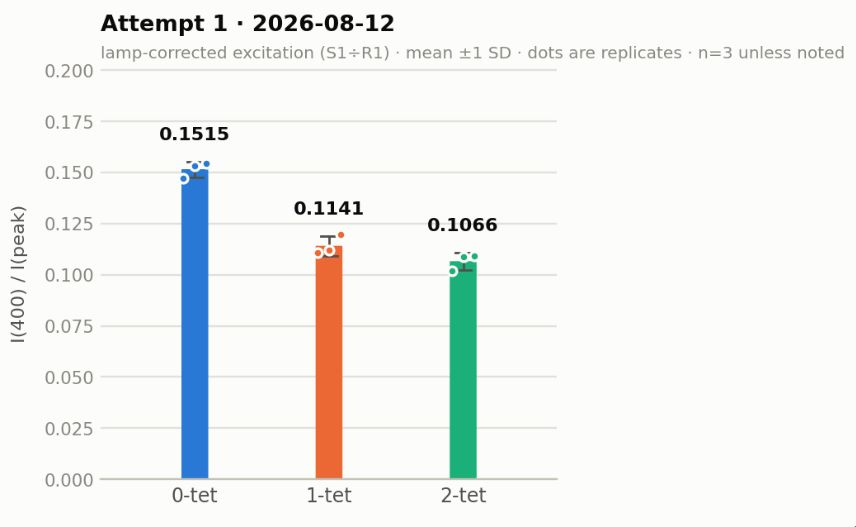
#> input picture presentations/lab-meeting-261029/charts/p08-att1.jpg, 856 x 527 px
$ python grid.py ../charts/p08-att1.jpg out.png
#> lines starting #> are read from the running program, lines starting #| are printed output that depends on the picture
#!/usr/bin/env python3
"""Crop a region of a gel image, upscale it and draw a labelled pixel grid.

Coordinates on the grid are ORIGINAL image pixels, so you can read band and
lane positions straight off the picture.

usage: grid.py IMAGE OUT.png [--box x y w h] [--scale 4] [--step 10] [--invert]
"""
import argparse
from PIL import Image, ImageDraw, ImageFont, ImageOps

ap = argparse.ArgumentParser()
ap.add_argument("image")
ap.add_argument("out")
ap.add_argument("--box", nargs=4, type=int, metavar=("X", "Y", "W", "H"))
ap.add_argument("--scale", type=float, default=4)
ap.add_argument("--step", type=int, default=10, help="grid spacing in original px")
ap.add_argument("--invert", action="store_true")
a = ap.parse_args()

im = Image.open(a.image).convert("RGB")
#> im is the input picture: PIL image 856x527 RGB; mean R, G, B 241.3, 242.9, 241.1
if a.box:
    x, y, w, h = a.box
else:
    x, y, w, h = 0, 0, im.width, im.height
#> x = 0; y = 0; w = 856; h = 527
crop = im.crop((x, y, x + w, y + h))
if a.invert:
    crop = ImageOps.invert(crop)
s = a.scale
big = crop.resize((int(w * s), int(h * s)), Image.LANCZOS)
pad_l, pad_t = 44, 22
canvas = Image.new("RGB", (big.width + pad_l, big.height + pad_t), (255, 255, 255))
#> canvas: PIL image 3468x2130 RGB; every value is 255
canvas.paste(big, (pad_l, pad_t))
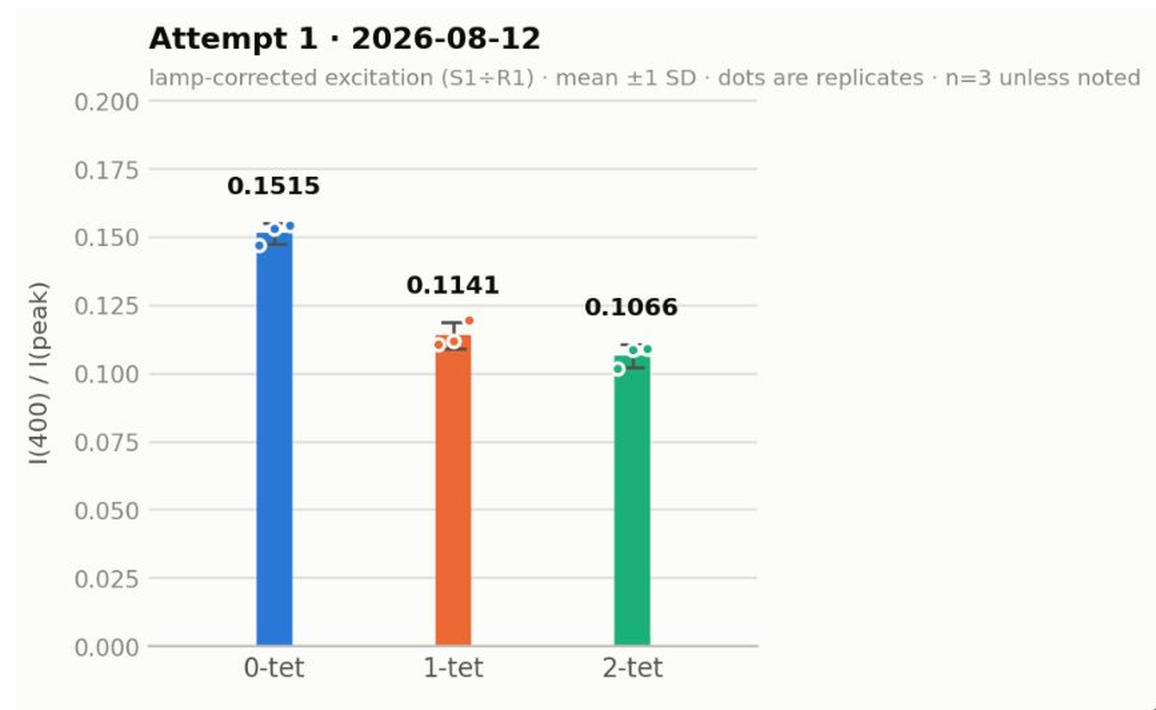
#> canvas: PIL image 3468x2130 RGB (shown at 1/3 size); mean R, G, B 241.6, 243.2, 241.4
d = ImageDraw.Draw(canvas)
try:
    font = ImageFont.truetype("/usr/share/fonts/TTF/DejaVuSans.ttf", 11)
except OSError:
    font = ImageFont.load_default()

start_x = (x // a.step + 1) * a.step if x % a.step else x
#> start_x = 0
for gx in range(start_x, x + w + 1, a.step):
    px = pad_l + (gx - x) * s
    major = gx % (a.step * 5) == 0
    d.line([(px, pad_t), (px, canvas.height)], fill=(255, 60, 60) if major else (255, 170, 0), width=1)
    if major or s * a.step >= 40:
        d.text((px + 2, 4), str(gx), fill=(200, 0, 0), font=font)
start_y = (y // a.step + 1) * a.step if y % a.step else y
#> start_y = 0
for gy in range(start_y, y + h + 1, a.step):
    py = pad_t + (gy - y) * s
    major = gy % (a.step * 5) == 0
    d.line([(pad_l, py), (canvas.width, py)], fill=(255, 60, 60) if major else (0, 190, 255), width=1)
    if major or s * a.step >= 40:
        d.text((2, py - 6), str(gy), fill=(0, 0, 200), font=font)
canvas.save(a.out)
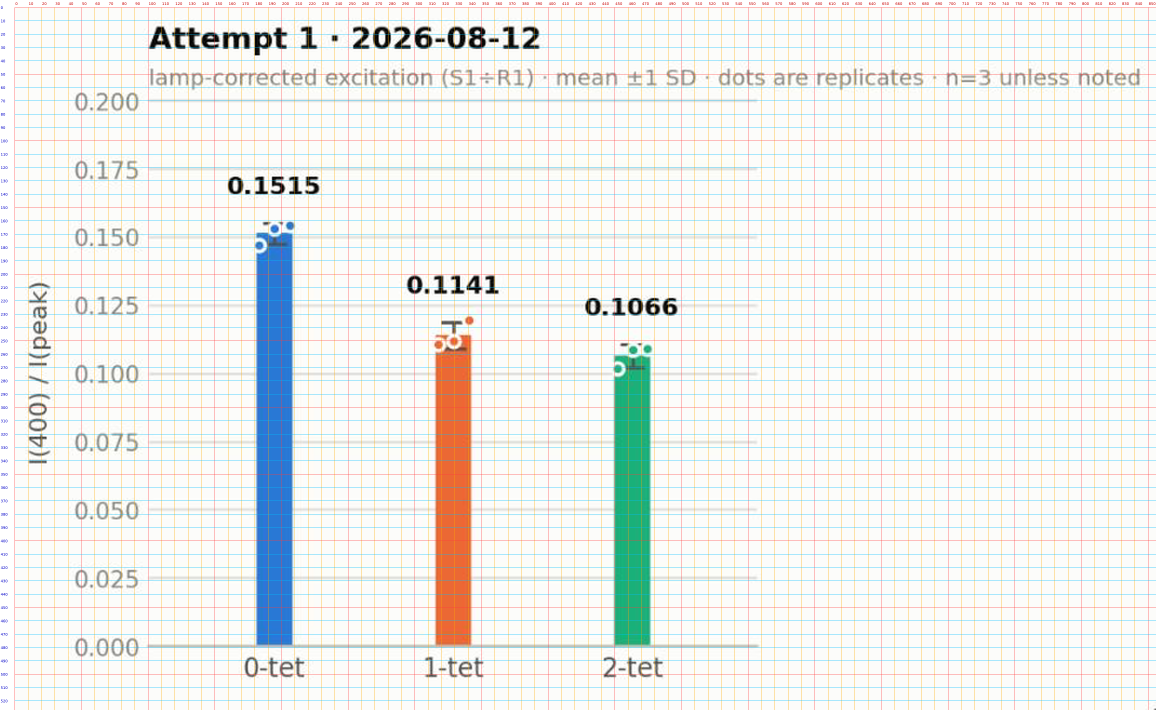
#> saved as out.png: PIL image 3468x2130 RGB (shown at 1/3 size); mean R, G, B 237.1, 238.7, 235.1
print(f"wrote {a.out} ({canvas.width}x{canvas.height}); grid every {a.step}px of the original")
#| wrote out.png (3468x2130); grid every 10px of the original

$ run again, on presentations/lab-meeting-261029/charts/p08-att3.jpg
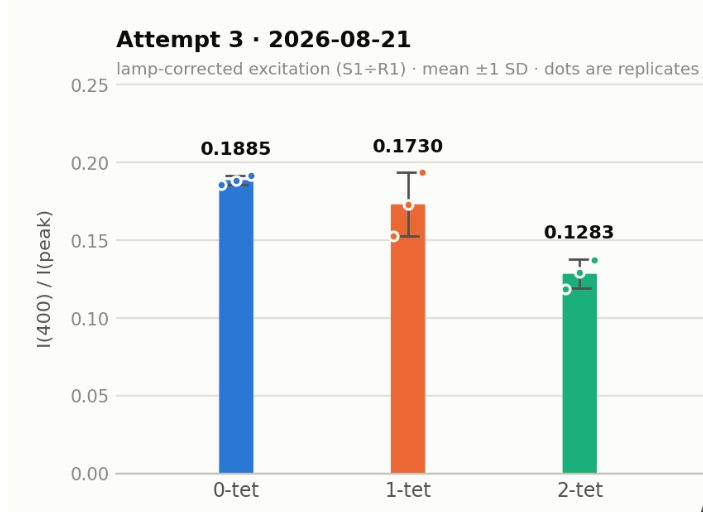
#> input picture presentations/lab-meeting-261029/charts/p08-att3.jpg, 703 x 512 px
#> im is the input picture: PIL image 703x512 RGB; mean R, G, B 237.2, 239, 237
#> `canvas.paste(big, (pad_l, pad_t))`:
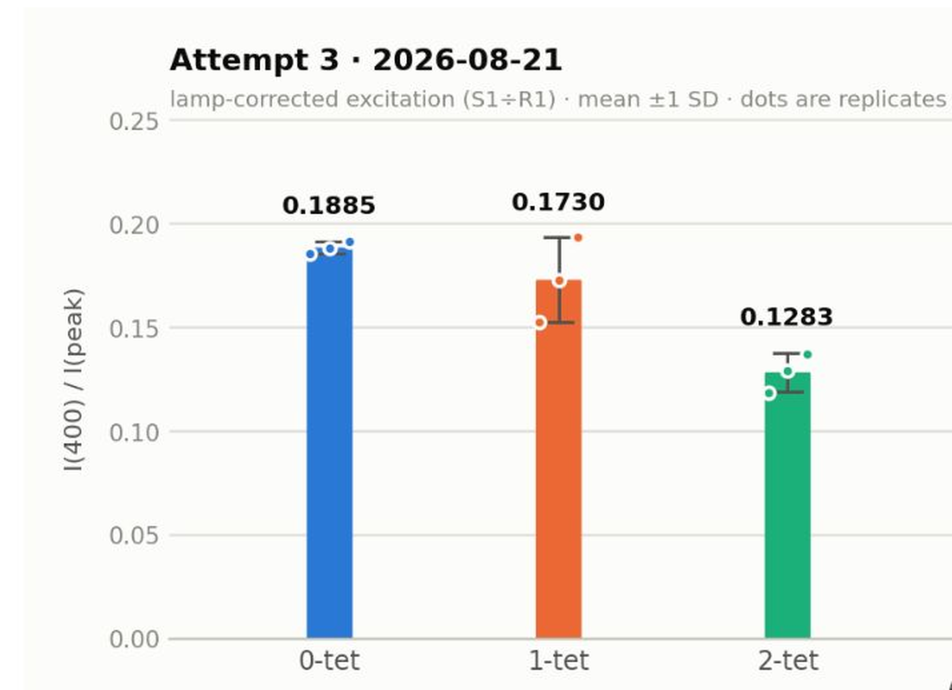
#> canvas: PIL image 2856x2070 RGB (shown at 1/3 size); mean R, G, B 237.6, 239.3, 237.4
#> `canvas.save(a.out)`:
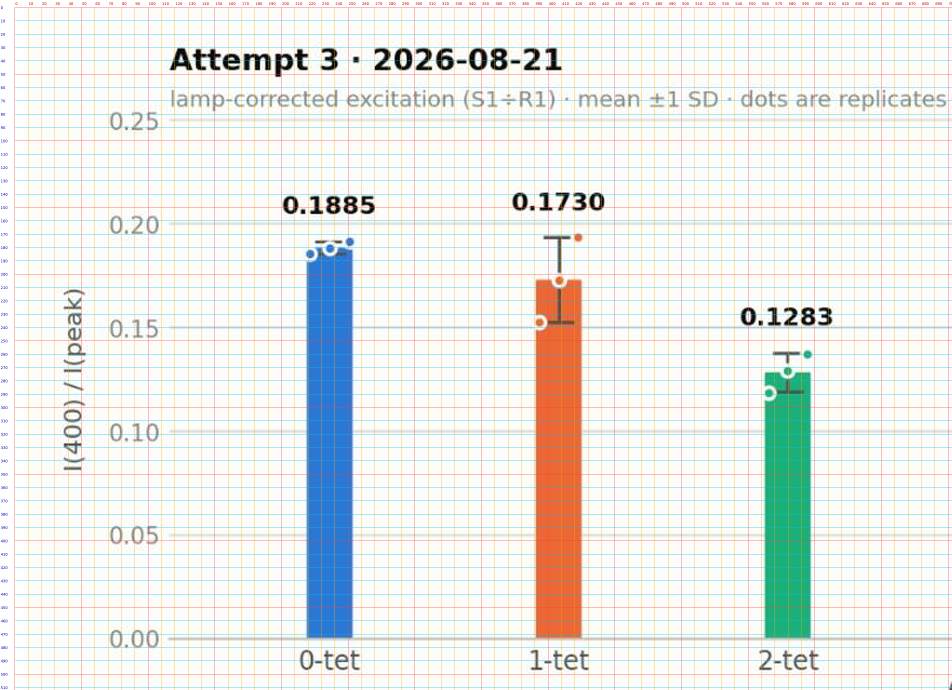
#> saved as out.png: PIL image 2856x2070 RGB (shown at 1/3 size); mean R, G, B 233.3, 235, 231.3
#| wrote out.png (2856x2070); grid every 10px of the original

$ run again, on presentations/lab-meeting-261029/charts/p09-ladder.jpg
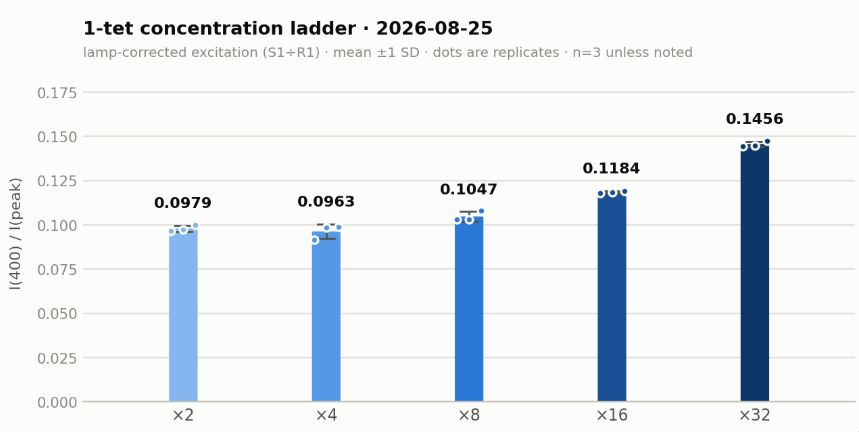
#> input picture presentations/lab-meeting-261029/charts/p09-ladder.jpg, 859 x 432 px
#> im is the input picture: PIL image 859x432 RGB; mean R, G, B 232.6, 236.9, 240
#> `canvas.paste(big, (pad_l, pad_t))`:
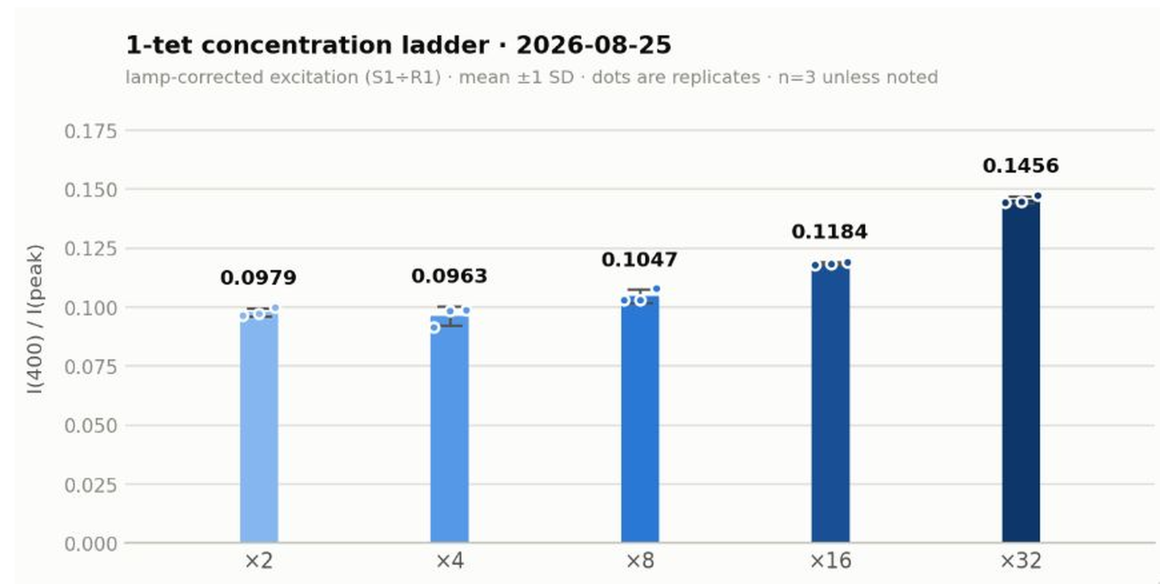
#> canvas: PIL image 3480x1750 RGB (shown at 1/3 size); mean R, G, B 233.1, 237.3, 240.3
#> `canvas.save(a.out)`:
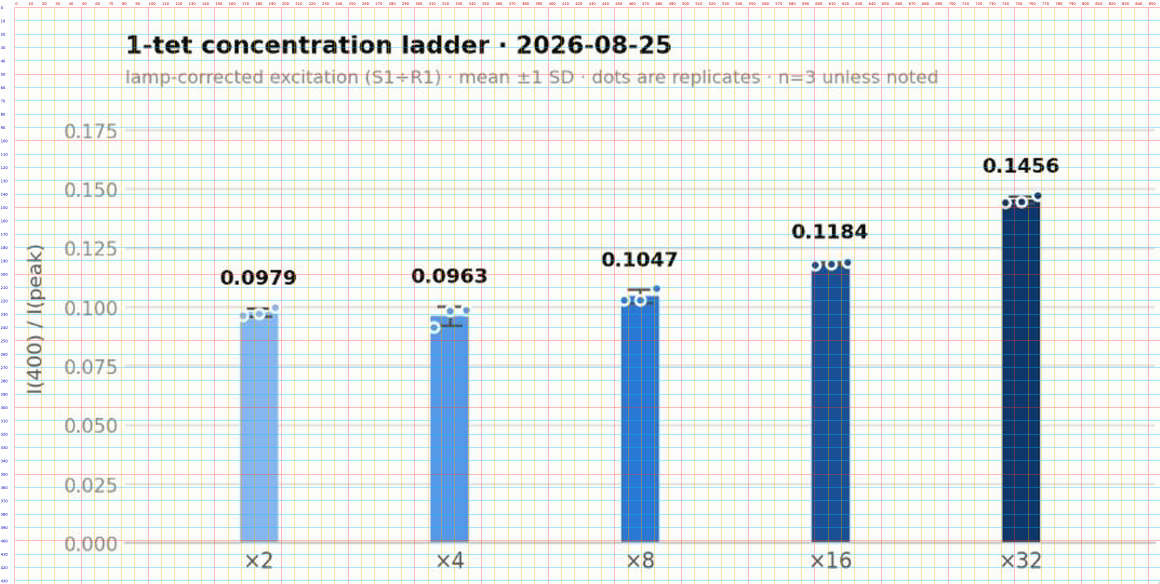
#> saved as out.png: PIL image 3480x1750 RGB (shown at 1/3 size); mean R, G, B 229, 233.1, 234.1
#| wrote out.png (3480x1750); grid every 10px of the original

$ run again, on presentations/lab-meeting-261029/charts/p10-bb1.jpg
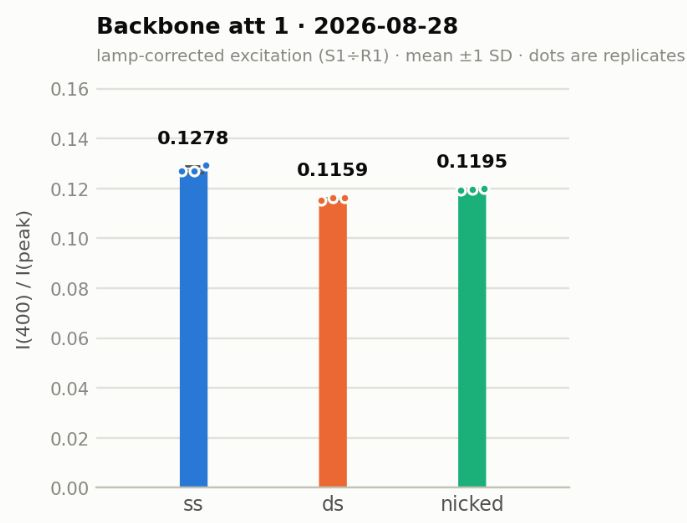
#> input picture presentations/lab-meeting-261029/charts/p10-bb1.jpg, 687 x 523 px
#> im is the input picture: PIL image 687x523 RGB; mean R, G, B 236.6, 239.2, 236.8
#> `canvas.paste(big, (pad_l, pad_t))`:
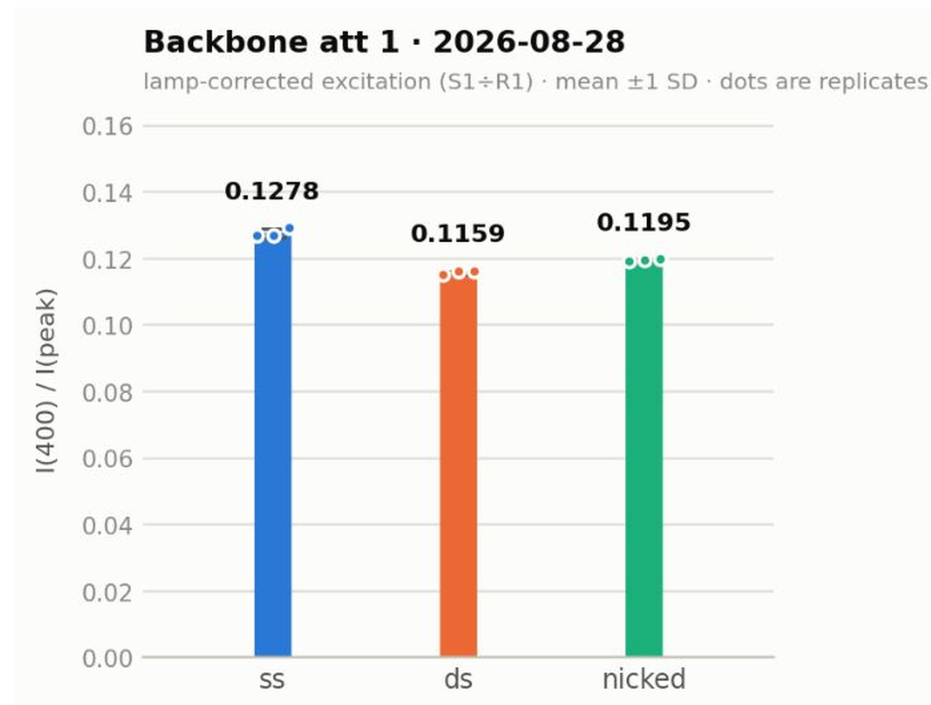
#> canvas: PIL image 2792x2114 RGB (shown at 1/3 size); mean R, G, B 237, 239.5, 237.2
#> `canvas.save(a.out)`:
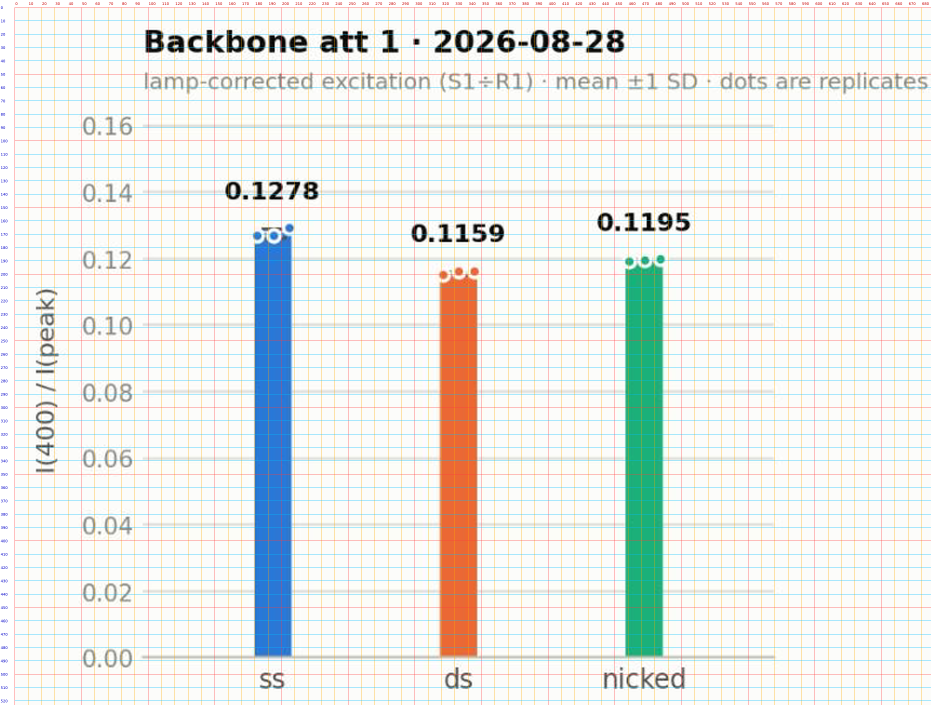
#> saved as out.png: PIL image 2792x2114 RGB (shown at 1/3 size); mean R, G, B 232.8, 235.2, 231.1
#| wrote out.png (2792x2114); grid every 10px of the original
